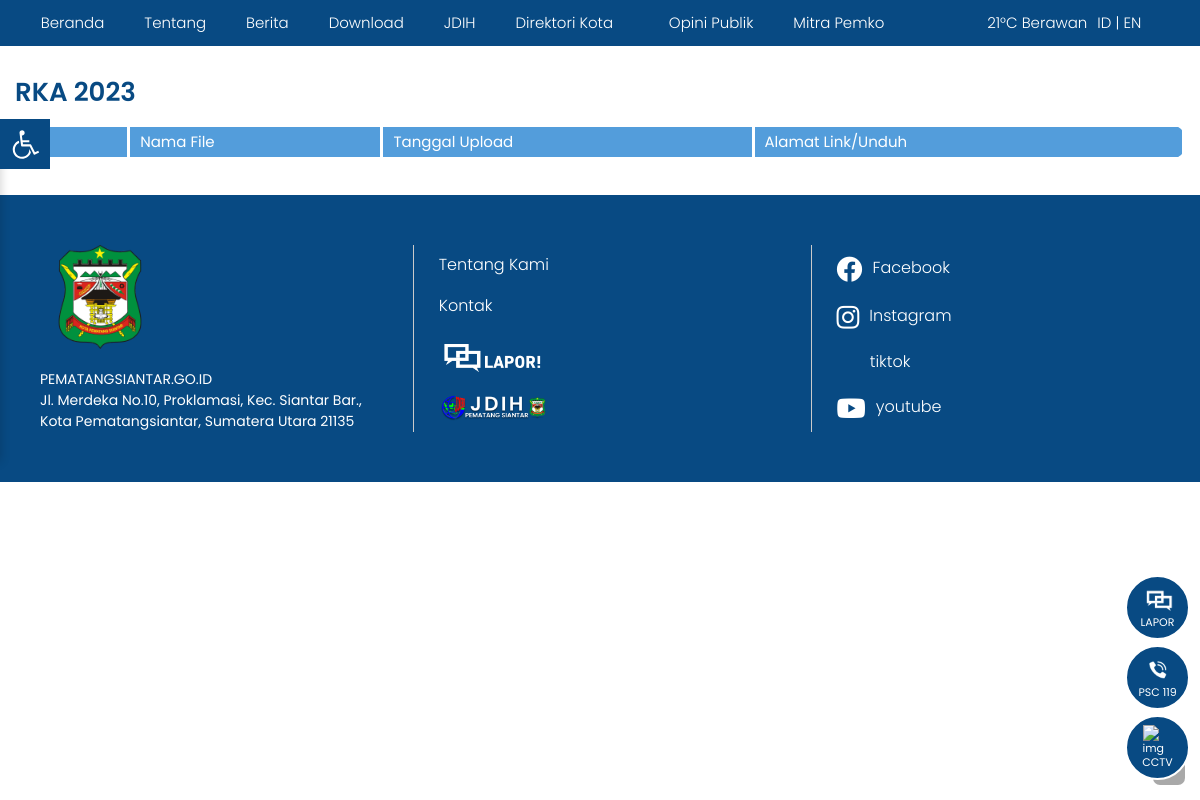
The page /index.php/rka_2023 on the database as committed earlier.
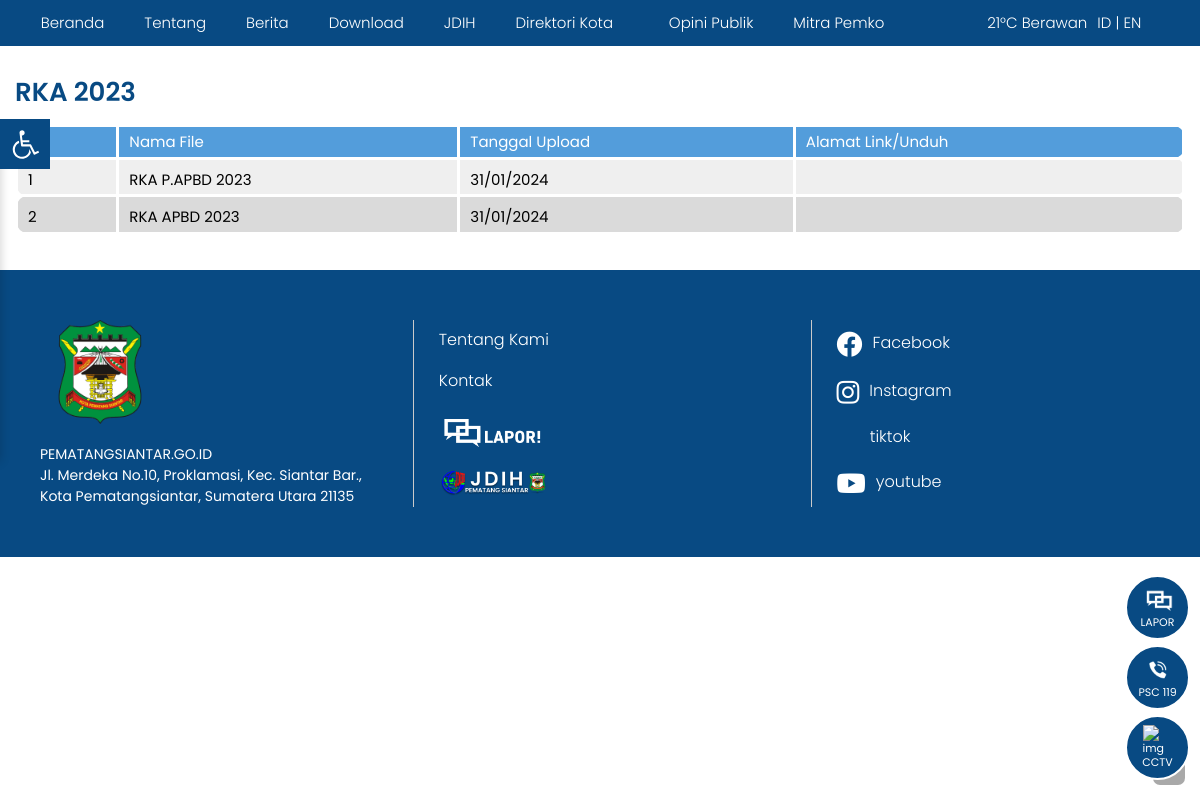
The same page on the database as committed later.
### tables this page shows
CREATE TABLE `tbl_files` (
  `file_id` int(11) NOT NULL,
  `file_judul` varchar(120) DEFAULT NULL,
  `file_deskripsi` text DEFAULT NULL,
  `file_tanggal` timestamp NULL DEFAULT current_timestamp(),
  `file_oleh` varchar(60) DEFAULT NULL,
  `file_download` int(11) DEFAULT 0,
  `file_data` varchar(120) DEFAULT NULL
);

### application/controllers/Rka_2023.php (called while the page is built, shortened)
<?php
class Rka_2023 extends CI_Controller{
	function __construct(){
		$this->load->model('m_files');
		$this->load->helper('download');
		$this->load->model('m_pengunjung');
	}
	function index(){
		$x['data']=$this->m_files->get_all_files();
		$this->load->view('depan/v_rka_2023',$x);
	}
}

### index.php (called while the page is built, shortened)
<?php
require_once BASEPATH.'core/CodeIgniter.php';

### application/models/M_files.php (called while the page is built, shortened)
<?php
class M_files extends CI_Model{
	function get_all_files(){
		$hsl=$this->db->query("SELECT file_id,file_judul,file_deskripsi,DATE_FORMAT(file_tanggal,'%d/%m/%Y') AS tanggal,file_oleh,file_download,file_data FROM tbl_files ORDER BY file_id DESC");
		return $hsl;
	}
}

### application/views/depan/v_rka_2023.php (the view, shortened to what the changed rows need)
<!DOCTYPE html>
<html lang="id">
  <head>
    <link href="<?php echo base_url().'theme/depan/assets/css/datatable.css'?>" rel="stylesheet" />
    <link href="<?php echo base_url().'theme/depan/assets/css/app.css'?>" rel="stylesheet" />
    <link href="<?php echo base_url().'theme/depan/assets/css/add.css'?>" rel="stylesheet" />
    <link href="<?php echo base_url().'theme/depan/assets/plugins/slick/css/slick.css'?>" rel="stylesheet" />
    <link href="<?php echo base_url().'theme/depan/assets/plugins/slick/css/slick-theme.css'?>" rel="stylesheet" />
  </head>
  <body>
    <div class="bdgcontent">
      <div class="wrapper">
        <div class="mainwrap">
          <div class="sectionrow">
            <div class="dinasterkait">
              <div class="xsection__header">
                <h1 class="xsection__title">RKA 2023</h1>
              </div>
              <div class="dinasterkait__body">
                <div class="zentable-outer">
                  <table class="zentable cityd-table" id="myTable">
                    <thead>
                      <tr>
                        <td>No</td>
                        <td>Nama File</td>
                        <td>Tanggal Upload</td>
                        <td>Alamat Link/Unduh</td>
                      </tr>
                    </thead>
                    <tbody>
                    <?php
                      $no = 1;
                      foreach ($data->result() as $row):
                          if ($row->file_oleh == "RKA 2023"):
                      ?>
                          <tr>
                              <td><?php echo $no++;?></td>
                              <td><?php echo $row->file_judul;?></td>
                              <td><?php echo $row->tanggal;?></td>
                              <td style="text-align:center;">
                                  <a href="<?php echo site_url('download/get_file/'.$row->file_id);?>" class="btn btn-info">
                                      <i class="fa fa-download" aria-hidden="true" style="color: #253B7B; font-size: 24px;"></i>
                                  </a>
                              </td>
                          </tr>
                      <?php
                          endif;
                      endforeach;
                      ?>
                  </tbody>
                  </table>
                </div>
              </div>
            </div>
          </div>
        </div>
      </div>
    </div>
  </body>
</html>

Rows that differ between the two databases and show on the page:
added tbl_files: file_judul "RKA P.APBD 2023", tanggal "31/01/2024"
added tbl_files: file_judul "RKA APBD 2023", tanggal "31/01/2024"
